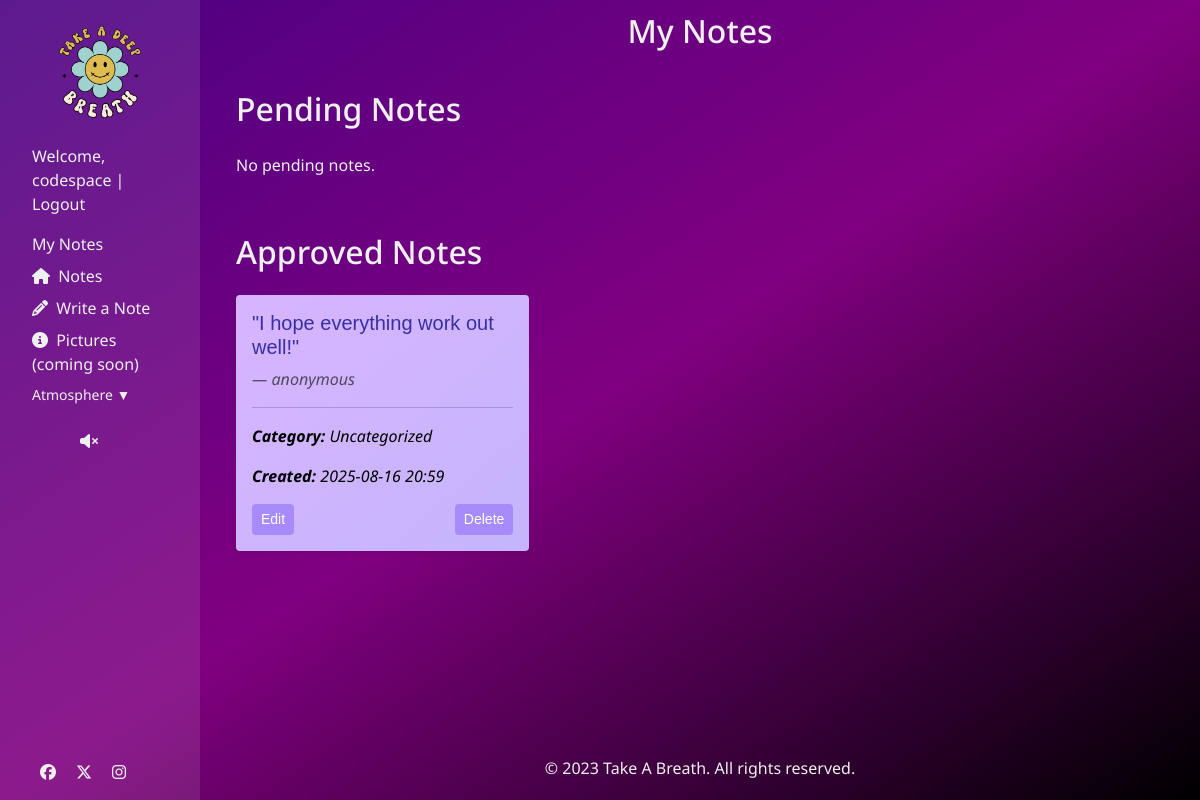
The app's page /my-notes/ (signed in), older data.
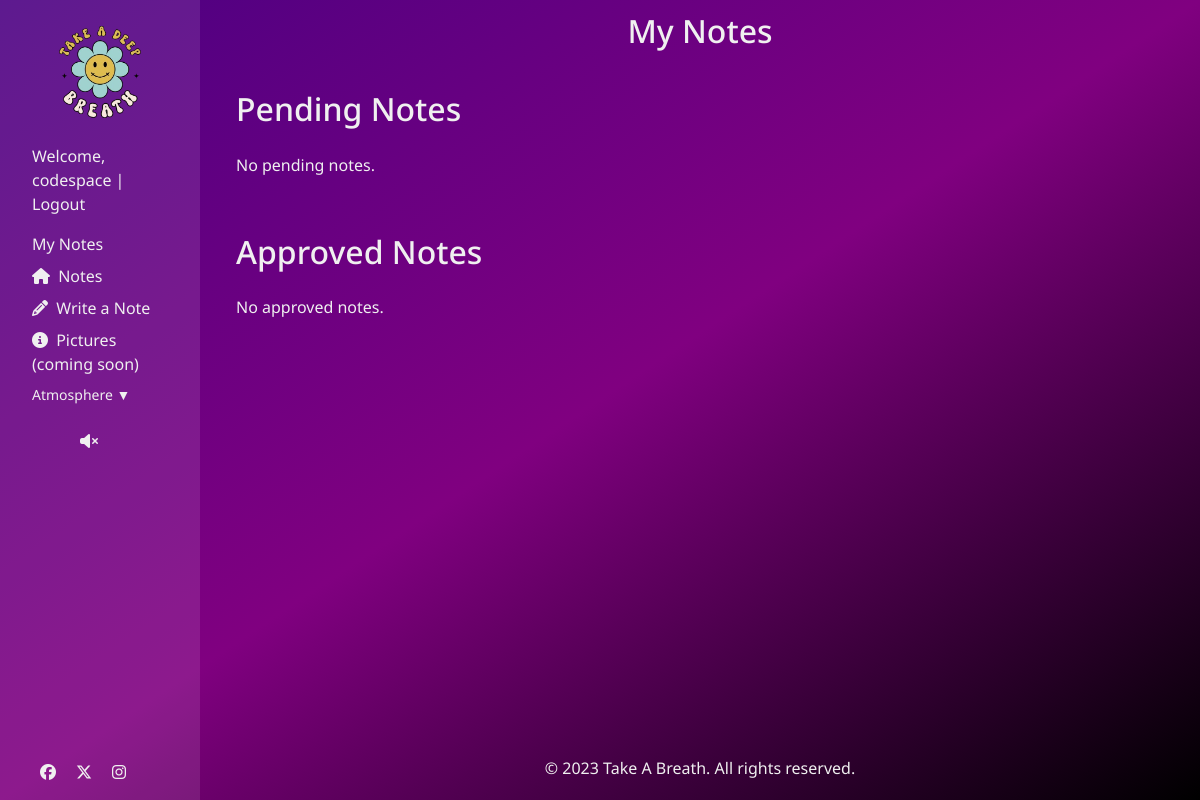
The same page, newer data.
### quote/models.py (models this page shows, shortened)
class Note(models.Model):
    CATEGORY = (
        (0, "Uncategorized"),
        (1, "Stress"),
        (2, "Depression"),
        (3, "Anxiety"),
    )
    STATUS = (
        (0, "Pending"),
        (1, "Approved"),
        (2, "Denied"),
    )
    content = models.CharField(max_length=100)
    name = models.CharField(max_length=100, default='anonymous', blank=True)
    created_on = models.DateTimeField(auto_now_add=True)
    status = models.IntegerField(choices=STATUS, default=0)
    category = models.IntegerField(choices = CATEGORY, default=0, blank=True)
    author = models.ForeignKey(
        User,
        on_delete=models.SET(get_removed_user),
        related_name="notes",
    )
    class Meta:
        ordering = ["created_on"] # Order by creation date in ascending order

### quote/views.py (the view)
# urls.py: path('my-notes/', views.MyNotesView.as_view(), name='my_notes'),
class MyNotesView(LoginRequiredMixin, ListView):
    model = Note
    template_name = "quote/my-notes.html"
    context_object_name = "notes"
    pending_notes = Note.objects.filter(status=0).order_by("created_on")
    def get_queryset(self):
        return Note.objects.filter(author=self.request.user)

### quote/templates/quote/my-notes.html
{% extends "base.html" %} {% block content %}
<h2>My Notes</h2>
<div class="container my-4" id="my-notes-container">
<h2 class="mb-4">Pending Notes</h2>
{% if pending_notes %}
  <div class="row">
    {% for note in pending_notes %}
      <div class="col-md-4 mb-4">
        <div class="card note-card h-100 shadow-sm">
          <div class="card-body">
            <h5 class="card-title">"{{ note.content }}"</h5>
            <p class="text-muted mb-2">— {{ note.name }}</p>
            <hr />
            <p><strong>Category:</strong> {{ note.get_category_display }}</p>
            <p><strong>Created:</strong> {{ note.created_on|date:"Y-m-d H:i" }}</p>
            <div class="d-flex justify-content-between">
              <a href="{% url 'edit_note' note.pk %}" class="btn btn-sm btn-theme">Edit</a>
              <a href="{% url 'delete_note' note.pk %}" class="btn btn-sm btn-theme">Delete</a>
            </div>
          </div>
        </div>
      </div>
    {% endfor %}
  </div>
{% else %}
  <p>No pending notes.</p>
{% endif %}
  <h2 class="mt-5 mb-4">Approved Notes</h2>
  {% if notes %}
  <div class="row">
    {% for note in notes %} {% if note.status == 1 %}
    <div class="col-md-4 mb-4">
      <div  class="card note-card h-100 shadow-sm">
        <div class="card-body">
          <h5 class="card-title">"{{ note.content }}"</h5>
          <p class="text-muted mb-2">— {{ note.name }}</p>
          <hr />
          <p class="card-info-text"><strong>Category:</strong> {{ note.get_category_display }}</p>
          <p class="card-info-text">
            <strong>Created:</strong> {{ note.created_on|date:"Y-m-d H:i" }}
          </p>
          <div class="d-flex justify-content-between">
            <a href="{% url 'edit_note' note.pk %}" class="btn btn-sm btn-theme"
              >Edit</a
            >
            <a
              href="{% url 'delete_note' note.pk %}"
              class="btn btn-sm btn-theme"
              >Delete</a
            >
          </div>
        </div>
      </div>
    </div>
    {% endif %} {% endfor %}
  </div>
  {% else %}
  <p>No approved notes.</p>
  {% endif %}
</div>
{% endblock %}

### templates/base.html (shortened to what this page needs)
{% load static %} {% url 'home' as home_url %}
<!DOCTYPE html>
<html lang="en">
  <head>
    <link
      href="https://cdn.jsdelivr.net/npm/bootstrap@5.3.3/dist/css/bootstrap.min.css"
      rel="stylesheet"
    />
    <link rel="stylesheet" href="{% static 'css/style.css' %}" />
  </head>
  <body class="theme-space">
    <div class="sidebar" id="sidebar">
      <img
        id="logo"
        src="{% static 'images/Logoo-removebg-preview.png' %}"
        alt="Logo"
        class="img-fluid"
      />
      <ul class="nav-list">
        <li>
      {% if user.is_authenticated %}
      <p>
        Welcome, <a href="{% url 'my_notes' %}">{{ user.username }}</a> | <a href="{% url 'logout' %}">Logout</a>
      </p>
      <a href="{% url 'my_notes' %}">My Notes</a>
      {% else %}
      <p>
        <a href="{% url 'login' %}">Login</a> |
        <a href="{% url 'signup' %}">Sign Up</a>
      </p>
      {% endif %}
        </li>
        <li>
          <a href="{% url 'home' %}"><i class="fas fa-home"></i> Notes </a>
        </li>
        <li>
          <a href="{% url 'write_a_note' %}"><i class="fas fa-pencil-alt"></i> Write a Note</a>
        <li>
          <a href="#"
            ><i class="fas fa-info-circle"></i> Pictures (coming soon)</a
          >
        </li>
        <li>
          <div class="dropdown-container">
            <div class="dropdown-header">Atmosphere ▼</div>
          </div>
        </li>
        <a id="toggleAudio"><i class="fa-solid fa-volume-xmark"></i></a>
      </ul>
      <div id="social-links-nav">
        <a
          href="https://www.facebook.com/"
          target="_blank"
          aria-label="Visit us on Facebook.(Opens in new tab)"
          rel="noopener"
        >
          <i class="fa-brands fa-facebook"></i>
        </a>
        <a
          href="https://www.twitter.com/"
          target="_blank"
          aria-label="Visit us on Twitter.(Opens in new tab)"
          rel="noopener"
        >
          <i class="fa-brands fa-x-twitter"></i>
        </a>
        <a
          href="https://www.instagram.com/"
          target="_blank"
          aria-label="Visit us on Instagram.(Opens in new tab)"
          rel="noopener"
        >
          <i class="fa-brands fa-instagram"></i>
        </a>
      </div>
    </div>
    <main class="flex-shrink-0 main-bg">
      {% block content %}{% endblock content %}
      <footer class="mt-auto" id="footer">
        <div class="container">
          <p>&copy; 2023 Take A Breath. All rights reserved.</p>
        </div>
      </footer>
    </main>
  </body>
</html>

### static/css/style.css (style rules this page uses)
:root { --primary-font: "Noto Sans", serif; --notes-font: "Allison", sans-serif; --white: white; --primary-color: #f0f0f0; --black: black; }
body { margin: 0; font-family: sans-serif; min-height: 100vh; color: pink; display: flex; background-repeat: no-repeat; }
h2, label, p, a, li, i { font-family: var(--primary-font); color: var(--primary-color); }
h2 { padding-top: 0.5rem; }
main { flex: 1; display: flex; flex-direction: column; align-items: center; justify-content: flex-start; padding: 0.25rem; position: relative; overflow: visible; }
ul { list-style: none; padding: 0; margin: 0; }
a { text-decoration: none; }
i { padding-right: 0.25rem; font-size: 1rem; }
.sidebar { background: rgba(255, 255, 255, 0.1); padding: 1rem; width: 200px; }
.nav-list { display: flex; flex-direction: column; gap: 0.5rem; padding: 1rem; }
.dropdown-container { margin-bottom: 1rem; }
.dropdown-header { cursor: pointer; user-select: none; }
#footer { bottom: -5rem; }
#toggleAudio, #toggleAudio-off { padding-left: 3rem; }
#social-links-nav { display: flex; gap: 1rem; bottom: 1rem; left: 2.5rem; position: fixed; z-index: 1000; }
#my-notes-container { padding: 0rem 2rem; }
.theme-space { background: linear-gradient(to bottom right, #d8b4fe, #c4b5fd); color: #3730a3; }
body.theme-space { background: linear-gradient(to bottom right, indigo, purple, black); }

Row changes from the older to the newer data that the page shows:
removed Note: content "I hope everything work out well!", name "anonymous", category "Uncategorized", created_on "2025-08-16 20:59"
Text that changed along with them:
text now shown: "No approved notes."
